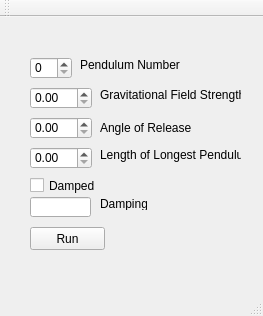
<?xml version="1.0" encoding="UTF-8"?>
<ui version="4.0">
 <class>ControlWindow</class>
 <widget class="QMainWindow" name="ControlWindow">
  <property name="geometry">
   <rect>
    <x>0</x>
    <y>0</y>
    <width>263</width>
    <height>316</height>
   </rect>
  </property>
  <property name="windowTitle">
   <string>ControlWindow</string>
  </property>
  <widget class="QWidget" name="centralWidget">
   <widget class="QPushButton" name="pushButton">
    <property name="geometry">
     <rect>
      <x>30</x>
      <y>210</y>
      <width>75</width>
      <height>23</height>
     </rect>
    </property>
    <property name="text">
     <string>Run</string>
    </property>
   </widget>
   <widget class="QSpinBox" name="spinBox">
    <property name="geometry">
     <rect>
      <x>30</x>
      <y>40</y>
      <width>42</width>
      <height>22</height>
     </rect>
    </property>
   </widget>
   <widget class="QDoubleSpinBox" name="doubleSpinBox">
    <property name="geometry">
     <rect>
      <x>30</x>
      <y>70</y>
      <width>62</width>
      <height>22</height>
     </rect>
    </property>
   </widget>
   <widget class="QDoubleSpinBox" name="doubleSpinBox_2">
    <property name="geometry">
     <rect>
      <x>30</x>
      <y>100</y>
      <width>62</width>
      <height>22</height>
     </rect>
    </property>
   </widget>
   <widget class="QDoubleSpinBox" name="doubleSpinBox_3">
    <property name="geometry">
     <rect>
      <x>30</x>
      <y>130</y>
      <width>62</width>
      <height>22</height>
     </rect>
    </property>
   </widget>
   <widget class="QCheckBox" name="checkBox">
    <property name="geometry">
     <rect>
      <x>30</x>
      <y>160</y>
      <width>70</width>
      <height>17</height>
     </rect>
    </property>
    <property name="text">
     <string>Damped</string>
    </property>
   </widget>
   <widget class="QLabel" name="label">
    <property name="geometry">
     <rect>
      <x>80</x>
      <y>40</y>
      <width>161</width>
      <height>16</height>
     </rect>
    </property>
    <property name="text">
     <string>Pendulum Number </string>
    </property>
   </widget>
   <widget class="QLabel" name="label_2">
    <property name="geometry">
     <rect>
      <x>100</x>
      <y>70</y>
      <width>141</width>
      <height>16</height>
     </rect>
    </property>
    <property name="text">
     <string>Gravitational Field Strength</string>
    </property>
   </widget>
   <widget class="QLabel" name="label_3">
    <property name="geometry">
     <rect>
      <x>100</x>
      <y>100</y>
      <width>101</width>
      <height>21</height>
     </rect>
    </property>
    <property name="text">
     <string>Angle of Release</string>
    </property>
   </widget>
   <widget class="QLabel" name="label_4">
    <property name="geometry">
     <rect>
      <x>100</x>
      <y>130</y>
      <width>141</width>
      <height>16</height>
     </rect>
    </property>
    <property name="text">
     <string>Length of Longest Pendulum</string>
    </property>
   </widget>
   <widget class="QLineEdit" name="lineEdit">
    <property name="geometry">
     <rect>
      <x>30</x>
      <y>180</y>
      <width>61</width>
      <height>20</height>
     </rect>
    </property>
   </widget>
   <widget class="QLabel" name="label_5">
    <property name="geometry">
     <rect>
      <x>100</x>
      <y>180</y>
      <width>47</width>
      <height>13</height>
     </rect>
    </property>
    <property name="text">
     <string>Damping</string>
    </property>
   </widget>
  </widget>
  <widget class="QMenuBar" name="menuBar">
   <property name="geometry">
    <rect>
     <x>0</x>
     <y>0</y>
     <width>263</width>
     <height>21</height>
    </rect>
   </property>
  </widget>
  <widget class="QToolBar" name="mainToolBar">
   <attribute name="toolBarArea">
    <enum>TopToolBarArea</enum>
   </attribute>
   <attribute name="toolBarBreak">
    <bool>false</bool>
   </attribute>
  </widget>
  <widget class="QStatusBar" name="statusBar"/>
 </widget>
 <layoutdefault spacing="6" margin="11"/>
 <resources/>
 <connections/>
</ui>
